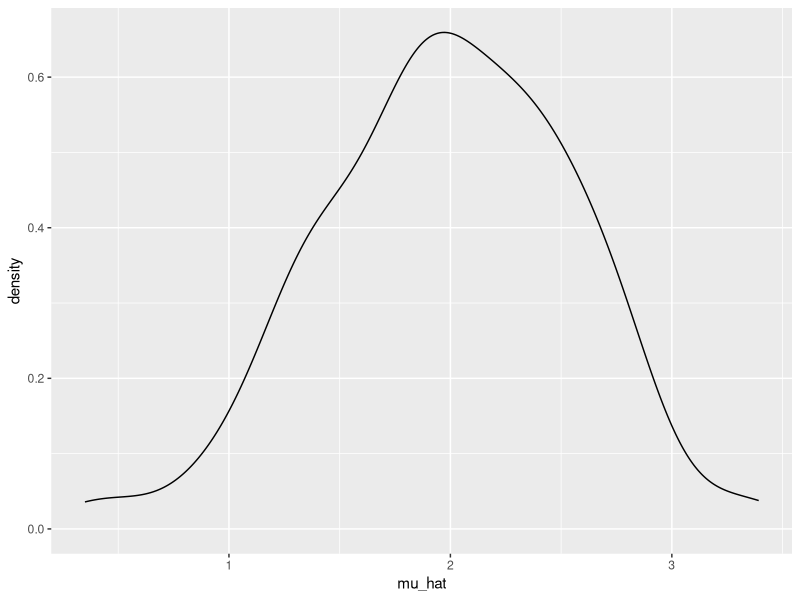
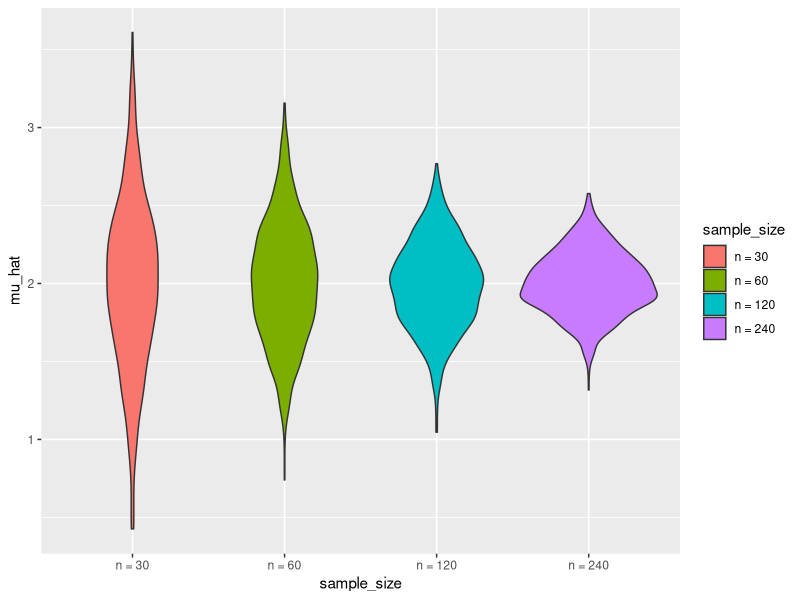

The R script that drew these images, in order:
## ---- chunk 1
library(tidyverse)

set.seed(1)

## ---- chunk 2
sim_mean_sd = function(n, mu = 2, sigma = 3) { # n = sample_size in lecture
  
  sim_data = tibble(
    x = rnorm(n, mean = mu, sd = sigma),
  )
  
  sim_data %>% 
    summarize(
      mu_hat = mean(x),
      sigma_hat = sd(x)
    )
}
## ---- chunk 3
sim_mean_sd(30)
## ---- chunk 4
output = vector("list", 100)

for (i in 1:100) {
  output[[i]] = sim_mean_sd(30)
}

sim_results = bind_rows(output)

## ---- chunk 5
sim_results = 
  rerun(100, sim_mean_sd(n = 30)) %>% 
  bind_rows()

## ---- chunk 6
sim_results %>% 
  ggplot(aes(x = mu_hat)) + 
  geom_density()

sim_results %>% 
  pivot_longer(
    mu_hat:sigma_hat,
    names_to = "parameter", 
    values_to = "estimate") %>% 
  group_by(parameter) %>% 
  summarize(
    emp_mean = mean(estimate),
    emp_sd = sd(estimate)) %>% 
  knitr::kable(digits = 3)


## ---- chunk 7
n_list = 
  list(
    "n_30"  = 30, 
    "n_60"  = 60, 
    "n_120" = 120, 
    "n_240" = 240)

output = vector("list", length = 4)

for (i in 1:4) {
  output[[i]] = rerun(100, sim_mean_sd(n_list[[i]])) %>% 
    bind_rows
}

## ---- chunk 8
sim_results = 
  tibble(sample_size = c(30, 60, 120, 240)) %>% 
  mutate(
    output_lists = map(.x = sample_size, ~rerun(1000, sim_mean_sd(n = .x))),
    estimate_dfs = map(output_lists, bind_rows)) %>% 
  select(-output_lists) %>% 
  unnest(estimate_dfs)
## ---- chunk 9
sim_results %>% 
  mutate(
    sample_size = str_c("n = ", sample_size),
    sample_size = fct_inorder(sample_size)) %>% 
  ggplot(aes(x = sample_size, y = mu_hat, fill = sample_size)) + 
  geom_violin()


## ---- chunk 10
sim_results %>% 
  pivot_longer(
    mu_hat:sigma_hat,
    names_to = "parameter", 
    values_to = "estimate") %>% 
  group_by(parameter, sample_size) %>% 
  summarize(
    emp_mean = mean(estimate),
    emp_var = var(estimate)) %>% 
  knitr::kable(digits = 3)

## ---- chunk 11


